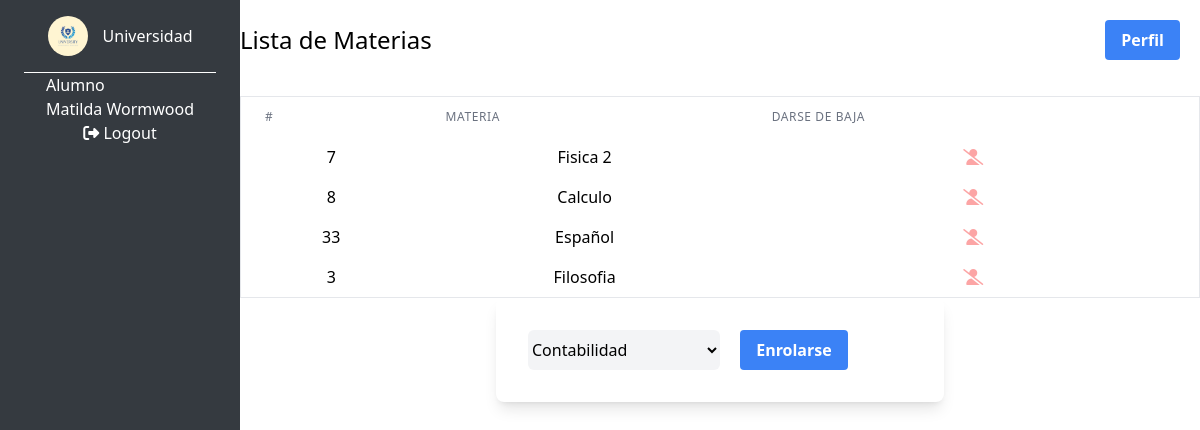
/views/alumno/dashboard.php (signed in), run on the app's committed database.
### tables this page shows
CREATE TABLE `usuarios` (
  `usuario_id` int(11) NOT NULL AUTO_INCREMENT,
  `correo` varchar(250) DEFAULT NULL,
  `contrasena` varchar(250) NOT NULL,
  `usuario_nombre` varchar(150) DEFAULT NULL,
  `fecha_nacimientgo` date DEFAULT NULL,
  `direccion` varchar(250) DEFAULT NULL,
  `role_id` int(11) DEFAULT NULL,
  `usuario_dni` bigint(20) DEFAULT NULL,
  PRIMARY KEY (`usuario_id`),
  UNIQUE KEY `correo` (`correo`),
  KEY `role_id` (`role_id`),
  CONSTRAINT `usuarios_ibfk_1` FOREIGN KEY (`role_id`) REFERENCES `roles` (`rol_id`) ON UPDATE CASCADE
);

CREATE TABLE `roles` (
  `rol_id` int(11) NOT NULL AUTO_INCREMENT,
  `role_nombre` varchar(150) DEFAULT NULL,
  PRIMARY KEY (`rol_id`)
);

CREATE TABLE `materias` (
  `materia_id` int(11) NOT NULL AUTO_INCREMENT,
  `materia_nombre` varchar(100) NOT NULL,
  PRIMARY KEY (`materia_id`),
  UNIQUE KEY `materias_un` (`materia_nombre`)
);

### views/alumno/dashboard.php (the view, shortened to what this page needs)
<!DOCTYPE html>
<html lang="en">
<head>
    <link href="/dist/output.css" rel="stylesheet">
</head>
<body class="flex">
    <section class="h-screen w-1/4 bg-[#353a40] flex flex-col  text-white aling-center items-center">
        <div class="flex aling-center items-center text-white p-4 justify-around border-b border-white w-[80%]">
            <div class="bg-[url('/assest/logo.jpg')] bg-cover bg-center rounded-full w-10 h-10">
            </div>
            <h2>Universidad</h2>
        </div>
        <?php
        require_once($_SERVER["DOCUMENT_ROOT"] ."/config/database.php");
        try{
            $id=$_SESSION["user_data"]['usuario_id'];
            $stmnt=$pdo->prepare('SELECT usuarios.*, roles.role_nombre AS nombre_rol FROM usuarios JOIN roles ON  usuarios.role_id = rol_id WHERE usuarios.usuario_id =:id ');
            $stmnt->bindParam(':id', $id, PDO::PARAM_INT);
            $stmnt->execute();
            $result=$stmnt->fetch(PDO::FETCH_ASSOC);
            $rol=$result["nombre_rol"];
            $nonmbre=$result["usuario_nombre"];
        }catch (PDOException $e){
            echo" Error: " . $e->getMessage();
        }
        ?>
        <div>
            <h2><?=$rol?></h2>
            <h3><?=$nonmbre?></h3>
        </div>
        <div>
        <i class="fa-solid fa-right-from-bracket"></i>
        <button><a href="/handledb/logout.php">Logout</a></button>
        </div>
    </section>
    <main class=w-[100%]>
    <header class=" bg-white flex   justify-between w-[100%] mb-4 items-center">
            <h1 class="text-2xl">Lista de Materias</h1>
            <button class="bg-blue-500 hover:bg-blue-600 text-white font-bold py-2 px-4 rounded m-5"><a
                    href="/views/alumno/editar.php?id=<?=$id?>">Perfil</a></button>
        </header>
        <section class="w-[100%]">
        <table class="min-w-full border border-solid rounded-lg">
            <thead>
                <th class="px-6 py-3 text-left text-xs font-medium text-gray-500 uppercase tracking-wider">#</th>
                <th class="px-6 py-3 text-left text-xs font-medium text-gray-500 uppercase tracking-wider">Materia</th>
                <th class="px-6 py-3 text-left text-xs font-medium text-gray-500 uppercase tracking-wider">Darse de Baja</th>
            </thead>
            <tbody>
            <?php
            require_once($_SERVER["DOCUMENT_ROOT"] ."/config/database.php");
             $alumno_id=$_SESSION["user_data"]['usuario_id'];
             try{
            $stmt = $pdo->query("SELECT m.materia_id, m.materia_nombre
            FROM materias AS m
            JOIN almnos_materias AS am ON m.materia_id = am.materia_id
            WHERE am.alumno_id = $alumno_id");
            while($materia=$stmt->fetch(PDO::FETCH_ASSOC)){
                ?>
                <tr>
                    <td class="px-4 py-2 text-center"><?=$materia["materia_id"] ?></td>
                    <td class="px-4 py-2 text-center"><?=$materia["materia_nombre"] ?></td>
                    <td class="px-4 py-2 text-center"><button><a class="text-red-300" href='/handledb/estudiantes/baja.php?id=<?=$materia["materia_id"]?>'><i class="fa-solid fa-user-slash"></i></a></button></td>
                </tr>
                <?php
            }
            }catch (PDOException $e){
              echo" Error: " . $e->getMessage();
             }
        ?>
            </tbody>
        </table>
        </section>
        <section class="flex justify-center items-center ">
            <form class="w-full max-w-md bg-white p-8 rounded-lg shadow-lg" action="/handledb/estudiantes/add_classs.php" Method="POST">
                <select class="w-48 h-10 bg-gray-100 rounded-md" name="materia">
                    <?php
        require_once($_SERVER["DOCUMENT_ROOT"] ."/config/database.php");
        $alumno_id=$_SESSION["user_data"]['usuario_id'];
        try{
                $sql = "SELECT m.materia_id, m.materia_nombre
                FROM materias AS m
                LEFT JOIN almnos_materias AS am
                ON m.materia_id = am.materia_id AND am.alumno_id = :alumno_id
                WHERE am.alumno_id IS NULL
                OR (am.alumno_id IS NOT NULL AND am.alumno_id <> :alumno_id)
                OR am.alumno_id IS NULL";
                $stmt = $pdo->prepare($sql);
                $stmt->bindParam(':alumno_id', $alumno_id, PDO::PARAM_INT);
                $stmt->execute();
              while($materias = $stmt->FETCH(PDO::FETCH_ASSOC)){
                var_dump($materias);
              ?>
                    <Option value="<?=$materias["materia_id"]?>"><?=$materias["materia_nombre"]?></Option>
                    <?php
          }
        }catch (PDOException $e){
            echo" Error: " . $e->getMessage();
        };
         ?>
                </select>
                <button class= "bg-blue-500 hover:bg-blue-600 text-white font-semibold py-2 px-4 ml-4 rounded focus:outline-none focus:ring focus:ring-blue-300" type="submint">Enrolarse</button>
            </form>
        </section>
    </main>
</body>
</html>

### data on the page
usuarios: role.role_nombre "Alumno", usuario_nombre "Matilda Wormwood"
materias: materia_id "7", materia_nombre "Fisica 2"
materias: materia_id "8", materia_nombre "Calculo"
materias: materia_id "33", materia_nombre "Español"
materias: materia_id "3", materia_nombre "Filosofia"

### other printed values
form field materia "Contabilidad"
